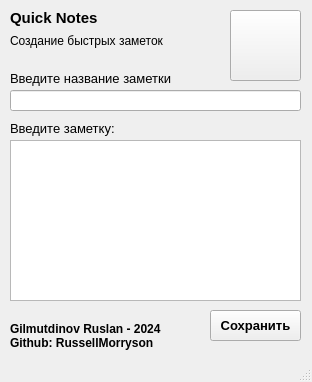
<?xml version="1.0" encoding="UTF-8"?>
<ui version="4.0">
 <class>MainWindow</class>
 <widget class="QMainWindow" name="MainWindow">
  <property name="geometry">
   <rect>
    <x>0</x>
    <y>0</y>
    <width>312</width>
    <height>382</height>
   </rect>
  </property>
  <property name="windowTitle">
   <string>Quick Notes</string>
  </property>
  <property name="windowIcon">
   <iconset resource="res.qrc">
    <normaloff>:/icon.ico</normaloff>:/icon.ico</iconset>
  </property>
  <widget class="QWidget" name="centralwidget">
   <widget class="QLabel" name="labelMain">
    <property name="geometry">
     <rect>
      <x>10</x>
      <y>10</y>
      <width>91</width>
      <height>16</height>
     </rect>
    </property>
    <property name="font">
     <font>
      <pointsize>11</pointsize>
      <bold>true</bold>
     </font>
    </property>
    <property name="text">
     <string>Quick Notes</string>
    </property>
   </widget>
   <widget class="QTextEdit" name="editNote">
    <property name="geometry">
     <rect>
      <x>10</x>
      <y>140</y>
      <width>291</width>
      <height>161</height>
     </rect>
    </property>
    <property name="font">
     <font>
      <pointsize>10</pointsize>
     </font>
    </property>
   </widget>
   <widget class="QLineEdit" name="lineName">
    <property name="geometry">
     <rect>
      <x>10</x>
      <y>90</y>
      <width>291</width>
      <height>21</height>
     </rect>
    </property>
    <property name="font">
     <font>
      <pointsize>10</pointsize>
     </font>
    </property>
   </widget>
   <widget class="QPushButton" name="saveButton">
    <property name="geometry">
     <rect>
      <x>210</x>
      <y>310</y>
      <width>91</width>
      <height>31</height>
     </rect>
    </property>
    <property name="font">
     <font>
      <pointsize>10</pointsize>
      <bold>true</bold>
     </font>
    </property>
    <property name="cursor">
     <cursorShape>PointingHandCursor</cursorShape>
    </property>
    <property name="text">
     <string>Сохранить</string>
    </property>
   </widget>
   <widget class="QLabel" name="labelNoteName">
    <property name="geometry">
     <rect>
      <x>10</x>
      <y>70</y>
      <width>161</width>
      <height>16</height>
     </rect>
    </property>
    <property name="font">
     <font>
      <pointsize>10</pointsize>
     </font>
    </property>
    <property name="text">
     <string>Введите название заметки:</string>
    </property>
   </widget>
   <widget class="QLabel" name="labelNote">
    <property name="geometry">
     <rect>
      <x>10</x>
      <y>120</y>
      <width>131</width>
      <height>16</height>
     </rect>
    </property>
    <property name="font">
     <font>
      <pointsize>10</pointsize>
     </font>
    </property>
    <property name="text">
     <string>Введите заметку:</string>
    </property>
   </widget>
   <widget class="QLabel" name="label">
    <property name="geometry">
     <rect>
      <x>10</x>
      <y>310</y>
      <width>151</width>
      <height>51</height>
     </rect>
    </property>
    <property name="font">
     <font>
      <bold>true</bold>
     </font>
    </property>
    <property name="text">
     <string>Gilmutdinov Ruslan - 2024
Github: RussellMorryson</string>
    </property>
   </widget>
   <widget class="QPushButton" name="pushButton">
    <property name="geometry">
     <rect>
      <x>230</x>
      <y>10</y>
      <width>71</width>
      <height>71</height>
     </rect>
    </property>
    <property name="cursor">
     <cursorShape>PointingHandCursor</cursorShape>
    </property>
    <property name="text">
     <string/>
    </property>
    <property name="icon">
     <iconset resource="res.qrc">
      <normaloff>:/logo.png</normaloff>:/logo.png</iconset>
    </property>
    <property name="iconSize">
     <size>
      <width>70</width>
      <height>70</height>
     </size>
    </property>
   </widget>
   <widget class="QLabel" name="label_2">
    <property name="geometry">
     <rect>
      <x>10</x>
      <y>30</y>
      <width>201</width>
      <height>21</height>
     </rect>
    </property>
    <property name="font">
     <font>
      <pointsize>9</pointsize>
     </font>
    </property>
    <property name="text">
     <string>Создание быстрых заметок</string>
    </property>
   </widget>
  </widget>
  <widget class="QMenuBar" name="menubar">
   <property name="geometry">
    <rect>
     <x>0</x>
     <y>0</y>
     <width>312</width>
     <height>21</height>
    </rect>
   </property>
  </widget>
  <widget class="QStatusBar" name="statusbar"/>
 </widget>
 <resources>
  <include location="res.qrc"/>
 </resources>
 <connections/>
</ui>
